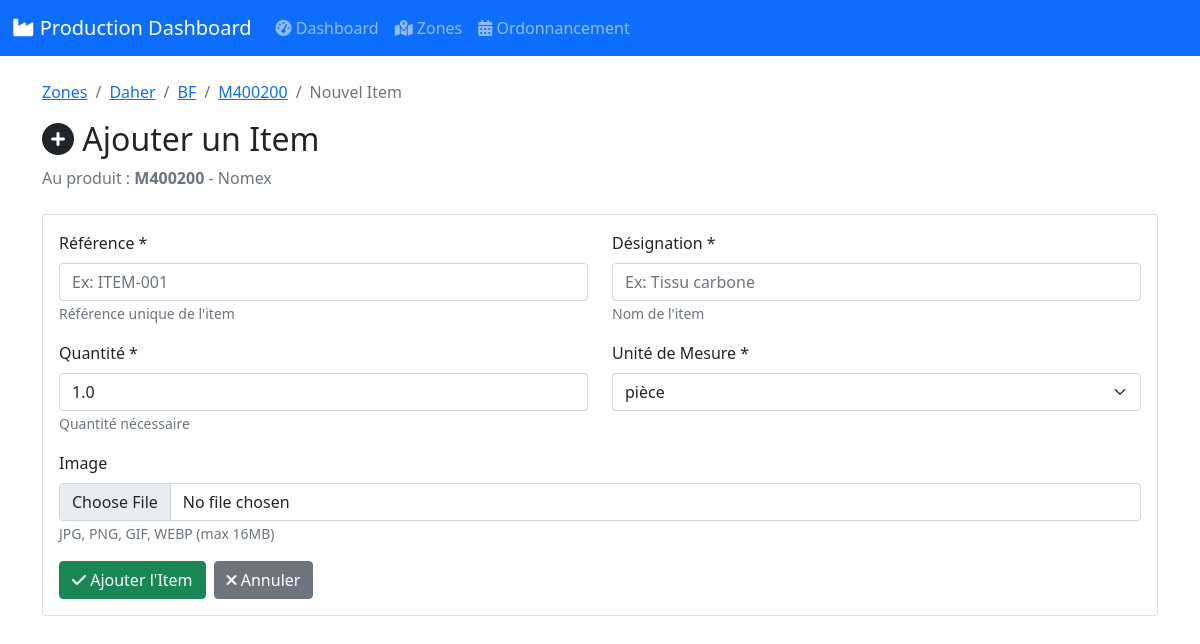
Page /zone/1/projet/1/produit/1/item/ajouter on the committed database.
### models.py (models this page shows, shortened)
class Zone(db.Model):
    __tablename__ = 'zones'
    id = db.Column(db.Integer, primary_key=True)
    nom = db.Column(db.String(100), nullable=False, unique=True)
    description = db.Column(db.Text)
    date_creation = db.Column(db.DateTime, default=datetime.utcnow)
    projets = db.relationship('Projet', backref='zone', lazy='dynamic', cascade="all, delete-orphan")

class Projet(db.Model):
    __tablename__ = 'projets'
    id = db.Column(db.Integer, primary_key=True)
    nom = db.Column(db.String(100), nullable=False)
    description = db.Column(db.Text)
    zone_id = db.Column(db.Integer, db.ForeignKey('zones.id'), nullable=False)
    date_creation = db.Column(db.DateTime, default=datetime.utcnow)
    produits = db.relationship('Produit', backref='projet', lazy='dynamic', cascade="all, delete-orphan")

class Produit(db.Model):
    __tablename__ = 'produits'
    id = db.Column(db.Integer, primary_key=True)
    reference = db.Column(db.String(50), unique=True, nullable=False)
    designation = db.Column(db.String(200), nullable=False)
    projet_id = db.Column(db.Integer, db.ForeignKey('projets.id'), nullable=False)
    type_produit = db.Column(db.String(20), nullable=False, default='produit_fini')
    items = db.relationship('Item', backref='produit', lazy='dynamic', cascade='all, delete-orphan')
    assemblages = db.relationship(
        'Assemblage',
        foreign_keys='Assemblage.produit_principal_id',
        backref='produit_principal',
        lazy='dynamic',
        cascade='all, delete-orphan'
    )
    date_creation = db.Column(db.DateTime, default=datetime.utcnow)

### app.py (the view, shortened to what this page needs)
    @app.route('/zone/<int:zone_id>/projet/<int:projet_id>/produit/<int:produit_id>/item/ajouter', methods=['GET', 'POST'])
    def ajouter_item(zone_id, projet_id, produit_id):
        produit = Produit.query.filter_by(id=produit_id, projet_id=projet_id).first_or_404()
        return render_template('items/ajouter.html', zone=produit.projet.zone, projet=produit.projet, produit=produit)

### templates/items/ajouter.html (shortened to what this page needs)
{% extends "base.html" %}
{% block content %}
<div class="container mt-4">
    <nav aria-label="breadcrumb">
        <ol class="breadcrumb">
            <li class="breadcrumb-item"><a href="{{ url_for('liste_zones') }}">Zones</a></li>
            <li class="breadcrumb-item"><a href="{{ url_for('detail_zone', zone_id=zone.id) }}">{{ zone.nom }}</a></li>
            <li class="breadcrumb-item"><a href="{{ url_for('detail_projet', zone_id=zone.id, projet_id=projet.id) }}">{{ projet.nom }}</a></li>
            <li class="breadcrumb-item"><a href="{{ url_for('detail_produit', zone_id=zone.id, projet_id=projet.id, produit_id=produit.id) }}">{{ produit.reference }}</a></li>
            <li class="breadcrumb-item active">Nouvel Item</li>
        </ol>
    </nav>
    <h2><i class="fas fa-plus-circle"></i> Ajouter un Item</h2>
    <p class="text-muted">Au produit : <strong>{{ produit.reference }}</strong> - {{ produit.designation }}</p>
    <div class="card mt-4">
        <div class="card-body">
            <form method="POST" enctype="multipart/form-data">
                <div class="row">
                    <div class="col-md-6 mb-3">
                        <label class="form-label">Référence *</label>
                        <input type="text" name="reference" class="form-control" placeholder="Ex: ITEM-001" required>
                        <small class="text-muted">Référence unique de l'item</small>
                    </div>
                    <div class="col-md-6 mb-3">
                        <label class="form-label">Désignation *</label>
                        <input type="text" name="designation" class="form-control" placeholder="Ex: Tissu carbone" required>
                        <small class="text-muted">Nom de l'item</small>
                    </div>
                </div>
                <div class="row">
                    <div class="col-md-6 mb-3">
                        <label class="form-label">Quantité *</label>
                        <input type="number" step="0.01" name="quantite" class="form-control" value="1.0" required>
                        <small class="text-muted">Quantité nécessaire</small>
                    </div>
                    <div class="col-md-6 mb-3">
                        <label class="form-label">Unité de Mesure *</label>
                        <select name="unite_mesure" class="form-select" required>
                            <option value="pièce">pièce</option>
                        </select>
                    </div>
                </div>
                <div class="mb-3">
                    <label class="form-label">Image</label>
                    <input type="file" name="image" class="form-control" accept="image/*" id="imageInput">
                    <small class="text-muted">JPG, PNG, GIF, WEBP (max 16MB)</small>
                </div>
                <div class="d-flex gap-2">
                    <button type="submit" class="btn btn-success">
                        <i class="fas fa-check"></i> Ajouter l'Item
                    </button>
                    <a href="{{ url_for('detail_produit', zone_id=zone.id, projet_id=projet.id, produit_id=produit.id) }}" class="btn btn-secondary">
                        <i class="fas fa-times"></i> Annuler
                    </a>
                </div>
            </form>
        </div>
    </div>
</div>
{% endblock %}

### static/css/style.css (style rules this page uses)
.card { transition: all 0.3s; }

### rows in the picture
Zone: nom "Daher"
Projet: nom "BF"
Produit: reference "M400200", designation "Nomex"
